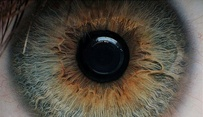
#> input picture Report1/images/eye.jpg, 203 x 117 px, shrunk from 500 x 287 before the run
$ python filter.py images/eye.jpg
#> lines starting #> are read from the running program, lines starting #| are printed output that depends on the picture; after the words box and inside, x2 and y2 are one past the last pixel; in counts of white or black regions, pixels touching at a corner belong together
### Report1/utils.py
from PIL import Image
import numpy as np
import matplotlib.pyplot as plt


def bound(arr):
    return np.clip(arr, 0, 255)


def im_to_arr(path):
#> called with path = 'images/eye.jpg'
    try:
        with Image.open(path) as image:
#> image is the input picture: PIL image 203x117 RGB; mean R, G, B 82.3, 75.9, 65.4
            im_arr = np.fromstring(image.tobytes(), dtype=np.uint8)
            im_arr = im_arr.reshape(
                (image.size[1], image.size[0], 3)).astype(np.int16)
        return im_arr
    except FileNotFoundError:
        print('remember to pass correct filepath as argument')


# [36 lines left out: functions occur_tab, print_hist_img, print_hist_occur_tab, not called in this run]

### Report1/filter.py
#!/usr/bin/python
import sys

import numpy as np
from PIL import Image

from grayscale import conv_gray
from utils import bound, im_to_arr

averaging = np.array([[1/9, 1/9, 1/9], [1/9, 1/9, 1/9], [1/9, 1/9, 1/9]])
gauss = np.array([[1/16, 1/8, 1/16], [1/8, 1/4, 1/8], [1/16, 1/8, 1/16]])
sharpening = np.array([[-1, -1, -1], [-1, 9, -1], [-1, -1, -1]])

sobel0 = np.array([[-1, 0, 1], [-2, 0, 2], [-1, 0, 1]])
sobel45 = np.array([[0, 1, 2], [-1, 0, 1], [-2, -1, 0]])
sobel90 = np.array([[1, 2, 1], [0, 0, 0], [-1, -2, -1]])
sobel135 = np.array([[2, 1, 0], [1, 0, -1], [0, -1, -2]])

roberts1 = np.array([[1, 0], [0, -1]])
roberts2 = np.array([[0, 1], [-1, 0]])


def padding(arr):
    padded = np.zeros((arr.shape[0] + 2, arr.shape[1] + 2, 3))
    padded[1:-1, 1:-1, :] = arr
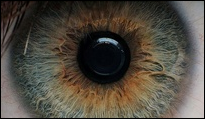
#> padded: shape (119, 205, 3) float64; mean R, G, B 80.2, 73.9, 63.7
    # mirror padding
    padded[0, :, :] = padded[1, :, :]
    padded[-1, :, :] = padded[-2, :, :]
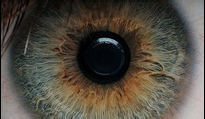
#> padded: shape (119, 205, 3) float64; mean R, G, B 81.5, 75.2, 64.9
    padded[:, 0, :] = padded[:, 0, :]
    padded[:, -1, :] = padded[:, -2, :]
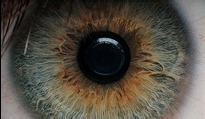
#> padded: shape (119, 205, 3) float64; 0.49% of pixels changed, all inside (x1, y1, x2, y2) = (204, 0, 205, 119)
    return padded


def applyFilter(arr, filter):
    padded = padding(arr)
    for x in range(arr.shape[0]):
        for y in range(arr.shape[1]):
            padded[x+1, y+1, 0] = bound(np.sum(np.multiply(
                padded[x:x+3, y:y+3, 0], filter)))
            padded[x+1, y+1, 1] = bound(np.sum(np.multiply(
                padded[x:x+3, y:y+3, 1], filter)))
            padded[x+1, y+1, 2] = bound(np.sum(np.multiply(
                padded[x:x+3, y:y+3, 2], filter)))
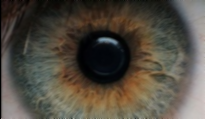
#> padded: shape (119, 205, 3) float64; mean R, G, B 82.2, 75.9, 65.5

    return padded


def sobel_filter(arr):
    padded = padding(arr)

    for x in range(arr.shape[0]):
        for y in range(arr.shape[1]):
            r, g, b = 0, 0, 0

            r += np.abs(np.sum(np.multiply(padded[x:x+3, y:y+3, 0], sobel0)))
            g += np.abs(np.sum(np.multiply(padded[x:x+3, y:y+3, 1], sobel0)))
            b += np.abs(np.sum(np.multiply(padded[x:x+3, y:y+3, 2], sobel0)))

            r += np.abs(np.sum(np.multiply(padded[x:x+3, y:y+3, 0], sobel45)))
            g += np.abs(np.sum(np.multiply(padded[x:x+3, y:y+3, 1], sobel45)))
            b += np.abs(np.sum(np.multiply(padded[x:x+3, y:y+3, 2], sobel45)))

            r += np.abs(np.sum(np.multiply(padded[x:x+3, y:y+3, 0], sobel90)))
            g += np.abs(np.sum(np.multiply(padded[x:x+3, y:y+3, 1], sobel90)))
            b += np.abs(np.sum(np.multiply(padded[x:x+3, y:y+3, 2], sobel90)))

            r += np.abs(np.sum(np.multiply(padded[x:x+3, y:y+3, 0], sobel135)))
            g += np.abs(np.sum(np.multiply(padded[x:x+3, y:y+3, 1], sobel135)))
            b += np.abs(np.sum(np.multiply(padded[x:x+3, y:y+3, 2], sobel135)))

            padded[x, y] = bound([int(r), int(g), int(b)])

    return padded


def roberts_filter(arr):
    padded = padding(arr)

    for x in range(arr.shape[0]):
        for y in range(arr.shape[1]):
            padded[x, y, 0] = bound(np.absolute(np.sum(np.multiply(
                padded[x:x+2, y:y+2, 0], roberts1))) + np.absolute(np.sum(np.multiply(padded[x:x+2, y:y+2, 0], roberts2))))
            padded[x, y, 1] = bound(np.absolute(np.sum(np.multiply(
                padded[x:x+2, y:y+2, 1], roberts1))) + np.absolute(np.sum(np.multiply(padded[x:x+2, y:y+2, 1], roberts2))))
            padded[x, y, 2] = bound(np.absolute(np.sum(np.multiply(
                padded[x:x+2, y:y+2, 2], roberts1))) + np.absolute(np.sum(np.multiply(padded[x:x+2, y:y+2, 2], roberts2))))

    return padded


def main(args):

    img = im_to_arr(args[0])

    avg = applyFilter(img, averaging)
    avg = Image.fromarray(avg.astype(np.uint8))
    avg.show()

    ga = applyFilter(img, gauss)
    ga = Image.fromarray(ga.astype(np.uint8))
    ga.show()

    sha = applyFilter(img, sharpening)
#> after the loop in applyFilter (call 3), `for x in range(arr.shape[0]):`:
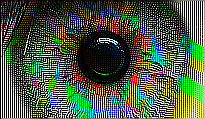
#> padded: shape (119, 205, 3) float64; mean R, G, B 87.7, 82.7, 73.6
    sha = Image.fromarray(sha.astype(np.uint8))
    sha.show()

    rob = roberts_filter(img)
#> after the loop in roberts_filter, `for x in range(arr.shape[0]):`:
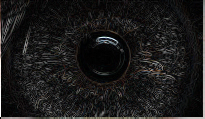
#> padded: shape (119, 205, 3) float64; mean R, G, B 26.9, 26.3, 25.8
    rob = Image.fromarray(rob.astype(np.uint8))
    rob.show()

    sobel = sobel_filter(img)
#> after the loop in sobel_filter, `for x in range(arr.shape[0]):`:
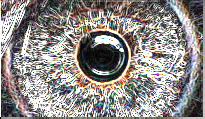
#> padded: shape (119, 205, 3) float64; mean R, G, B 144.5, 139.6, 137.1
    sobel = Image.fromarray(sobel.astype(np.uint8))
    sobel.show()

    img = Image.fromarray(img.astype(np.uint8))
    img.show()


if __name__ == "__main__":
    main(sys.argv[1:])
